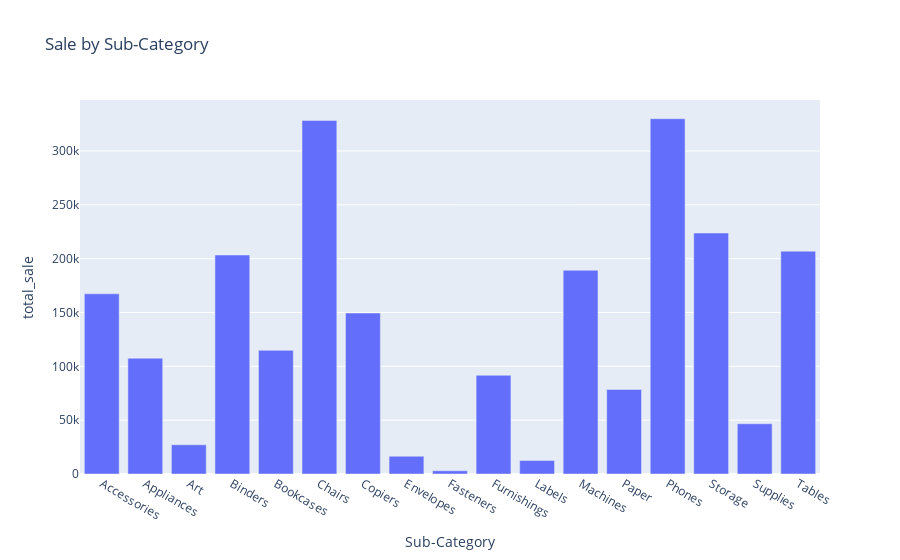

This figure's notebook cell:
### Code cell
fig = px.bar(data_frame=sale_by_sub_Category , x='Sub-Category', y='total_sale', title='Sale by Sub-Category' )
fig.show()

### Figure 1 — Plotly figure (JSON) as saved in the notebook; plotly's stock layout.template omitted (floating-point values rounded to 4 significant figures)
{"data": [{"alignmentgroup": "True", "hovertemplate": "Sub-Category=%{x}<br>total_sale=%{y}<extra></extra>", "legendgroup": "", "marker": {"color": "#636efa", "pattern": {"shape": ""}}, "name": "", "offsetgroup": "", "orientation": "v", "showlegend": false, "textposition": "auto", "type": "bar", "x": ["Accessories", "Appliances", "Art", "Binders", "Bookcases", "Chairs", "Copiers", "Envelopes", "Fasteners", "Furnishings", "Labels", "Machines", "Paper", "Phones", "Storage", "Supplies", "Tables"], "xaxis": "x", "y": [167400.0, 107500.0, 27120.0, 203400.0, 114900.0, 328400.0, 149500.0, 16480.0, 3024.0, 91710.0, 12490.0, 189200.0, 78480.0, 330000.0, 223800.0, 46670.0, 207000.0], "yaxis": "y"}], "layout": {"autosize": true, "barmode": "relative", "legend": {"tracegroupgap": 0}, "title": {"text": "Sale by Sub-Category"}, "xaxis": {"anchor": "y", "autorange": true, "domain": [0, 1], "range": [-0.5, 16.5], "title": {"text": "Sub-Category"}, "type": "category"}, "yaxis": {"anchor": "x", "autorange": true, "domain": [0, 1], "range": [0, 347400.0], "title": {"text": "total_sale"}, "type": "linear"}}}
